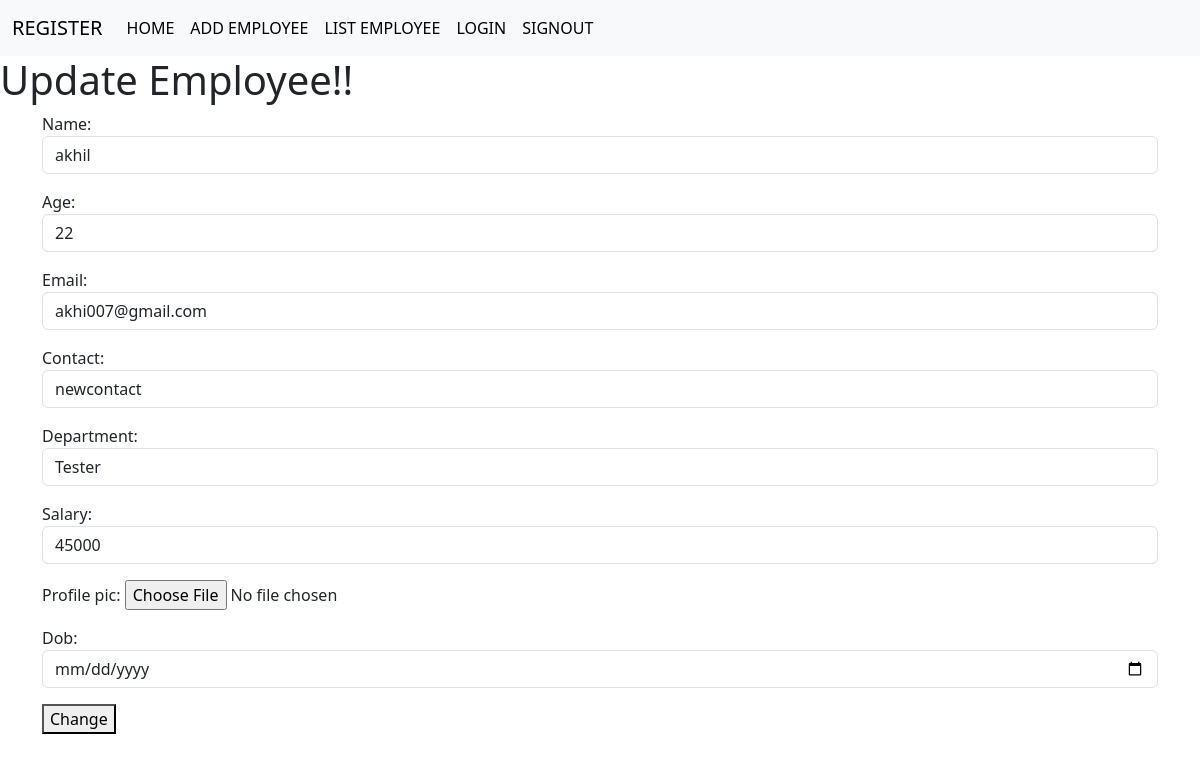
Page /employee/2/change (signed in) on the committed database.
### crm/models.py (models this page shows, shortened)
class Employee(models.Model):
    name=models.CharField(max_length=100)
    age=models.PositiveIntegerField()
    email=models.EmailField(unique=True)
    contact=models.CharField(max_length=10,null=True)
    department=models.CharField(max_length=100)
    salary=models.PositiveIntegerField()
    profile_pic=models.ImageField(upload_to="images",null=True,blank=True)
    dob=models.DateField(null=True,blank=True)

### crm/views.py (the view, shortened to what this page needs)
# urls.py: path("employee/<int:pk>/change",views.EmployeeUpdateView.as_view(),name="emp-edit"),
@method_decorator(signin_required,name="dispatch")
class EmployeeUpdateView(View):
    def get(self,request,*args,**kwargs):
        id=kwargs.get("pk")
        obj=Employee.objects.get(id=id)
        form=EmployeeModelForm(instance=obj)
        return render(request,"emp_edit.html",{"form":form})

### crm/forms.py
class EmployeeModelForm(forms.ModelForm):
    class Meta:
        model=Employee
        fields="__all__"
        widgets={
            "name":forms.TextInput(attrs={"class":"form-control"}),
            "department":forms.TextInput(attrs={"class":"form-control"}),
            "salary":forms.NumberInput(attrs={"class":"form-control"}),
            "email":forms.EmailInput(attrs={"class":"form-control"}),
            "age":forms.NumberInput(attrs={"class":"form-control"}),
            "contact":forms.TextInput(attrs={"class":"form-control","rows":5}),
            "dob":forms.TextInput(attrs={"class":"form-control", "type":"date"})
        }

### crm/views.py (called while the page is built)
def signin_required(fn):
    def wrapper(request,*args, **kwargs):
        if not request.user.is_authenticated:
            messages.error(request,"Invalid Session")
            return redirect("signin")
        else:
            return fn(request,*args,**kwargs)
    return wrapper

### crm/templates/emp_edit.html (shortened to what this page needs)
{%extends 'base.html'%}
{%block body_block%}
<h1>Update Employee!!</h1>
    <div class="container">
        <form action="" method="post" enctype="multipart/form-data">
            {{form.as_p}}
            <button type="submit">Change</button>
        </form>
    </div>
    {%endblock%}

### rows in the picture
Employee: name "akhil", age "22", email "akhi007@gmail.com", contact "newcontact", department "Tester", salary "45000"
